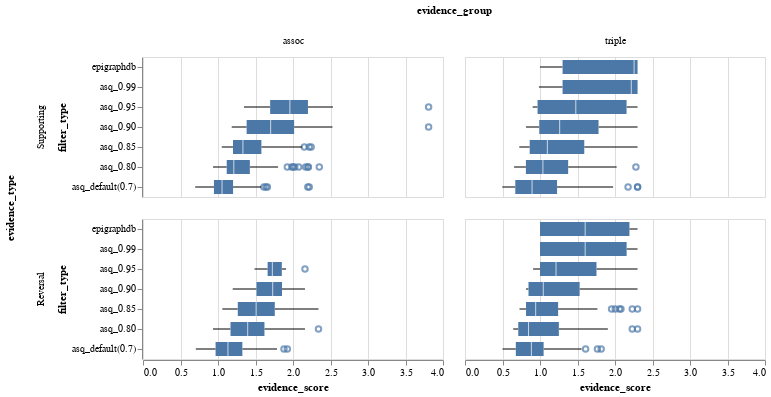

This figure's notebook cell:
### Code cell
df = plot_data.loc[lambda df: df["evidence_type"].isin(["Supporting", "Reversal"])]
alt.Chart(df).mark_boxplot().encode(
    x=alt.X("evidence_score:Q"),
    y=alt.Y("filter_type:O", sort=filter_type_ordered),
    row=alt.Row("evidence_type:O", sort=["Supporting", "Reversal"]),
    column="evidence_group:O",
)

### Figure 1 — Vega-Lite specification as saved in the notebook (floating-point values rounded to 4 significant figures; data arrays with more than 128 entries replaced by an {"elided": "..."} marker saying what was removed)
{"config": {"view": {"continuousWidth": 300, "continuousHeight": 300}}, "data": {"name": "data-76f7d11084b44b41d1b3265381312a41"}, "mark": {"type": "boxplot"}, "encoding": {"column": {"field": "evidence_group", "type": "ordinal"}, "row": {"field": "evidence_type", "sort": ["Supporting", "Reversal"], "type": "ordinal"}, "x": {"field": "evidence_score", "type": "quantitative"}, "y": {"field": "filter_type", "sort": ["epigraphdb", "asq_0.99", "asq_0.95", "asq_0.90", "asq_0.85", "asq_0.80", "asq_default(0.7)"], "type": "ordinal"}}, "$schema": "https://vega.github.io/schema/vega-lite/v5.17.0.json", "datasets": {"data-76f7d11084b44b41d1b3265381312a41": {"elided": "2085 records"}}}
